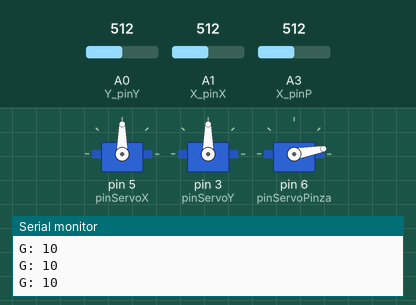
Bench run of a sketch on a simulated Arduino Uno, built with avr-gcc and run on an emulated ATmega328P. On the bench: 3 × servo, the last lines printed to the serial monitor. The inputs (shaded band) are chosen by the test bench; at power-on: A3 (X_pinP) = 512, A0 (Y_pinY) = 512, A1 (X_pinX) = 512.

Above: at 1.2 s.
1.3 s: A3 (X_pinP) set to 682
2.8 s: A3 (X_pinP) set to 709
At 4.2 s:
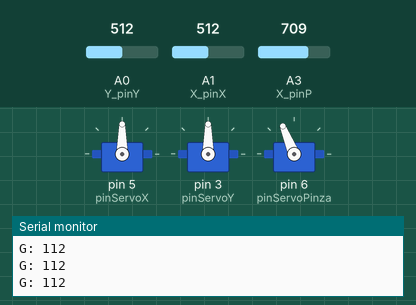
4.5 s: A0 (Y_pinY) set to 425
7.5 s: A0 (Y_pinY) set to 401
At 8.7 s:
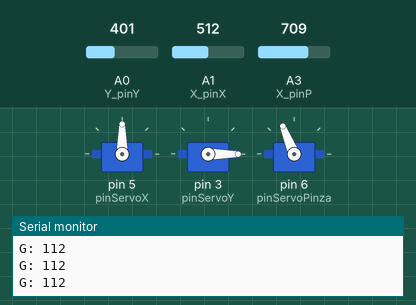
9.0 s: A1 (X_pinX) set to 428
12.0 s: A1 (X_pinX) set to 401
At 12.4 s:
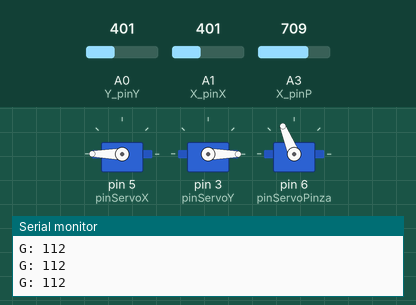
Timing chart, 0 to 14.5 s (numbered marks = the images above; inputs shaded):
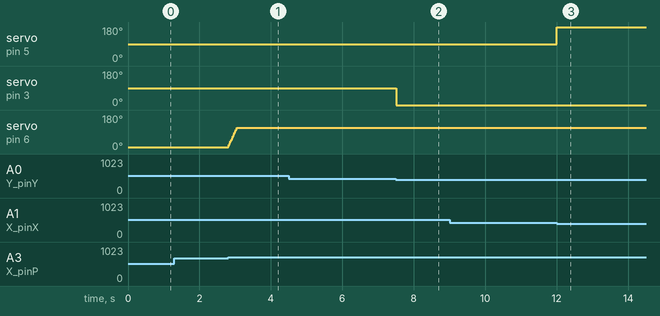

The sketch:

Actividad-5.2.ino
```cpp
#include <Servo.h>

#define boton_pin 13 // pin digital para el botón
#define Y_pinY A0 // pin analógico para leer eje X
#define X_pinX A1 // pin analógico para leer eje X

#define Y_pinP A2 // pin analógico para leer eje X
#define X_pinP A3 // pin analógico para leer eje X

Servo servoX;
int pinServoX = 5;

Servo servoY;
int pinServoY = 3;

// Grados pinza, MAX y MIN admitido
#define GMAX 110
#define GMIN 10


Servo servoP;
int pinServoPinza = 6;
int gradosPinza = GMIN;

void setup() {
  // put your setup code here, to run once:
  Serial.begin(9600);
  servoX.attach(pinServoX);
  servoY.attach(pinServoY);
  pinMode(boton_pin, INPUT_PULLUP);

  servoP.attach(pinServoPinza);
  servoP.write(gradosPinza);

}

void loop() {
  // put your main code here, to run repeatedly:
  int valorX = analogRead(X_pinX);
  //Serial.println("X: "+String(valorX));

  if(valorX < 412){
    servoX.write(180);
  }
  else if(valorX > 412 && valorX < 612){
    servoX.write(90);
  }
  else if(valorX > 612){
    servoX.write(0);
  }

  int valorY = analogRead(Y_pinY);
  //Serial.println("Y: "+String(valorY));

  if(valorY < 412){
    servoY.write(0);
  }
  else if(valorY > 412 && valorY < 612){
    servoY.write(90);
  }
  else if(valorY > 612){
    servoY.write(180);
  }

   int X = analogRead(X_pinP);
  //Serial.println("P: "+String(X));

  // Aumentar / reducir grados segun X-Joystick
  // Joystick de 0 a 1024, desechamos las posiciones centrales
  if(X > 700 ){
      if ( gradosPinza < GMAX)
         gradosPinza = gradosPinza+3;
  } else if ( X < 300){
      if ( gradosPinza > GMIN)
        gradosPinza = gradosPinza-3;
  }

  // Mover
  servoP.write(gradosPinza);
  Serial.println("G: "+String(gradosPinza));

}
```

Measured:
- the behaviour switches between 700 and 701 on A3 (X_pinP) (found by bisection; images 0 and 1)
- the behaviour switches between 412 and 411 on A0 (Y_pinY) (found by bisection; images 1 and 2)
- the behaviour switches between 412 and 411 on A1 (X_pinX) (found by bisection; images 2 and 3)
- after the input at 2.8 s, servo on pin 6 (pinServoPinza): moves from 10° to 112° over 0.24 s, starting at once
- after the input at 7.5 s, servo on pin 3 (pinServoY): 90° → 0° at once
- after the input at 12.0 s, servo on pin 5 (pinServoX): 90° → 180° at once
